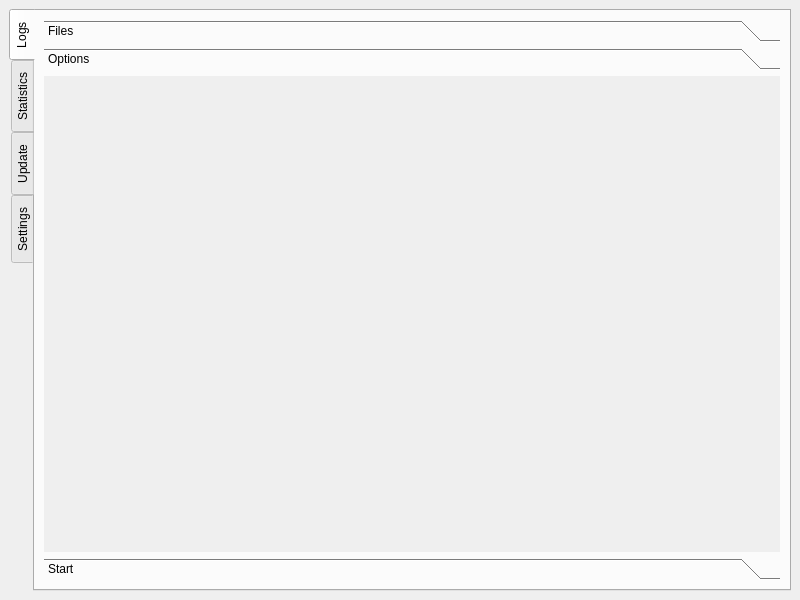
<?xml version="1.0" encoding="UTF-8"?>
<ui version="4.0">
 <class>Craplog</class>
 <widget class="QMainWindow" name="Craplog">
  <property name="geometry">
   <rect>
    <x>0</x>
    <y>0</y>
    <width>800</width>
    <height>600</height>
   </rect>
  </property>
  <property name="sizePolicy">
   <sizepolicy hsizetype="Expanding" vsizetype="Expanding">
    <horstretch>0</horstretch>
    <verstretch>0</verstretch>
   </sizepolicy>
  </property>
  <property name="windowTitle">
   <string>Craplog</string>
  </property>
  <property name="locale">
   <locale language="English" country="UnitedStates"/>
  </property>
  <widget class="QWidget" name="centralwidget">
   <property name="sizePolicy">
    <sizepolicy hsizetype="Expanding" vsizetype="Expanding">
     <horstretch>0</horstretch>
     <verstretch>0</verstretch>
    </sizepolicy>
   </property>
   <layout class="QHBoxLayout" name="horizontalLayout_2">
    <item>
     <widget class="QTabWidget" name="CrapTabs">
      <property name="layoutDirection">
       <enum>Qt::LeftToRight</enum>
      </property>
      <property name="locale">
       <locale language="English" country="UnitedStates"/>
      </property>
      <property name="tabPosition">
       <enum>QTabWidget::West</enum>
      </property>
      <property name="currentIndex">
       <number>0</number>
      </property>
      <property name="movable">
       <bool>true</bool>
      </property>
      <property name="tabBarAutoHide">
       <bool>true</bool>
      </property>
      <widget class="QWidget" name="Log">
       <property name="sizePolicy">
        <sizepolicy hsizetype="Expanding" vsizetype="Expanding">
         <horstretch>0</horstretch>
         <verstretch>0</verstretch>
        </sizepolicy>
       </property>
       <attribute name="title">
        <string>Logs</string>
       </attribute>
       <attribute name="toolTip">
        <string>Parse logs to create statistics</string>
       </attribute>
       <layout class="QHBoxLayout" name="horizontalLayout">
        <item>
         <widget class="QToolBox" name="LogBox">
          <property name="sizePolicy">
           <sizepolicy hsizetype="Expanding" vsizetype="Expanding">
            <horstretch>0</horstretch>
            <verstretch>0</verstretch>
           </sizepolicy>
          </property>
          <property name="focusPolicy">
           <enum>Qt::NoFocus</enum>
          </property>
          <property name="currentIndex">
           <number>1</number>
          </property>
          <widget class="QWidget" name="LogFiles">
           <property name="geometry">
            <rect>
             <x>0</x>
             <y>0</y>
             <width>727</width>
             <height>419</height>
            </rect>
           </property>
           <property name="sizePolicy">
            <sizepolicy hsizetype="Expanding" vsizetype="Expanding">
             <horstretch>0</horstretch>
             <verstretch>0</verstretch>
            </sizepolicy>
           </property>
           <attribute name="label">
            <string>Files</string>
           </attribute>
           <layout class="QGridLayout" name="gridLayout">
            <item row="0" column="2" rowspan="2">
             <widget class="QTextBrowser" name="textBrowser">
              <property name="layoutDirection">
               <enum>Qt::LeftToRight</enum>
              </property>
              <property name="lineWrapMode">
               <enum>QTextEdit::NoWrap</enum>
              </property>
              <property name="html">
               <string>&lt;!DOCTYPE HTML PUBLIC &quot;-//W3C//DTD HTML 4.0//EN&quot; &quot;http://www.w3.org/TR/REC-html40/strict.dtd&quot;&gt;
&lt;html&gt;&lt;head&gt;&lt;meta name=&quot;qrichtext&quot; content=&quot;1&quot; /&gt;&lt;meta charset=&quot;utf-8&quot; /&gt;&lt;style type=&quot;text/css&quot;&gt;
p, li { white-space: pre-wrap; }
hr { height: 1px; border-width: 0; }
&lt;/style&gt;&lt;/head&gt;&lt;body style=&quot; font-family:'Noto Sans'; font-size:13pt; font-weight:400; font-style:normal;&quot;&gt;
&lt;p style=&quot;-qt-paragraph-type:empty; margin-top:0px; margin-bottom:0px; margin-left:0px; margin-right:0px; -qt-block-indent:0; text-indent:0px;&quot;&gt;&lt;br /&gt;&lt;/p&gt;&lt;/body&gt;&lt;/html&gt;</string>
              </property>
             </widget>
            </item>
            <item row="0" column="1">
             <widget class="QCheckBox" name="checkBox">
              <property name="text">
               <string>All</string>
              </property>
             </widget>
            </item>
            <item row="1" column="1">
             <widget class="QTreeWidget" name="treeWidget">
              <property name="sizePolicy">
               <sizepolicy hsizetype="Preferred" vsizetype="Expanding">
                <horstretch>0</horstretch>
                <verstretch>0</verstretch>
               </sizepolicy>
              </property>
              <property name="sortingEnabled">
               <bool>true</bool>
              </property>
              <property name="animated">
               <bool>true</bool>
              </property>
              <property name="columnCount">
               <number>2</number>
              </property>
              <attribute name="headerVisible">
               <bool>true</bool>
              </attribute>
              <column>
               <property name="text">
                <string>Select</string>
               </property>
               <property name="toolTip">
                <string>Select/Deselect a log file</string>
               </property>
               <property name="textAlignment">
                <set>AlignLeading|AlignVCenter</set>
               </property>
              </column>
              <column>
               <property name="text">
                <string>Log Files</string>
               </property>
               <property name="toolTip">
                <string>Names of the log files in your logs folder</string>
               </property>
              </column>
             </widget>
            </item>
           </layout>
          </widget>
          <widget class="QWidget" name="LogArgs">
           <property name="geometry">
            <rect>
             <x>0</x>
             <y>0</y>
             <width>727</width>
             <height>419</height>
            </rect>
           </property>
           <property name="sizePolicy">
            <sizepolicy hsizetype="Expanding" vsizetype="Expanding">
             <horstretch>0</horstretch>
             <verstretch>0</verstretch>
            </sizepolicy>
           </property>
           <attribute name="label">
            <string>Options</string>
           </attribute>
          </widget>
          <widget class="QWidget" name="LogStart">
           <property name="geometry">
            <rect>
             <x>0</x>
             <y>0</y>
             <width>727</width>
             <height>419</height>
            </rect>
           </property>
           <property name="sizePolicy">
            <sizepolicy hsizetype="Expanding" vsizetype="Expanding">
             <horstretch>0</horstretch>
             <verstretch>0</verstretch>
            </sizepolicy>
           </property>
           <attribute name="label">
            <string>Start</string>
           </attribute>
          </widget>
         </widget>
        </item>
       </layout>
      </widget>
      <widget class="QWidget" name="View">
       <property name="sizePolicy">
        <sizepolicy hsizetype="Expanding" vsizetype="Expanding">
         <horstretch>0</horstretch>
         <verstretch>0</verstretch>
        </sizepolicy>
       </property>
       <attribute name="title">
        <string>Statistics</string>
       </attribute>
       <attribute name="toolTip">
        <string>View your statisticsView your statistics</string>
       </attribute>
       <widget class="QTextEdit" name="textEdit">
        <property name="geometry">
         <rect>
          <x>43</x>
          <y>39</y>
          <width>691</width>
          <height>531</height>
         </rect>
        </property>
       </widget>
      </widget>
      <widget class="QWidget" name="Up">
       <property name="sizePolicy">
        <sizepolicy hsizetype="Expanding" vsizetype="Expanding">
         <horstretch>0</horstretch>
         <verstretch>0</verstretch>
        </sizepolicy>
       </property>
       <attribute name="title">
        <string>Update</string>
       </attribute>
       <attribute name="toolTip">
        <string>Update Craplog</string>
       </attribute>
      </widget>
      <widget class="QWidget" name="Set">
       <property name="sizePolicy">
        <sizepolicy hsizetype="Expanding" vsizetype="Expanding">
         <horstretch>0</horstretch>
         <verstretch>0</verstretch>
        </sizepolicy>
       </property>
       <attribute name="title">
        <string>Settings</string>
       </attribute>
       <attribute name="toolTip">
        <string>Configure Craplog</string>
       </attribute>
      </widget>
     </widget>
    </item>
   </layout>
  </widget>
  <widget class="QMenuBar" name="menuBar">
   <property name="geometry">
    <rect>
     <x>0</x>
     <y>0</y>
     <width>800</width>
     <height>27</height>
    </rect>
   </property>
  </widget>
 </widget>
 <resources/>
 <connections/>
</ui>
